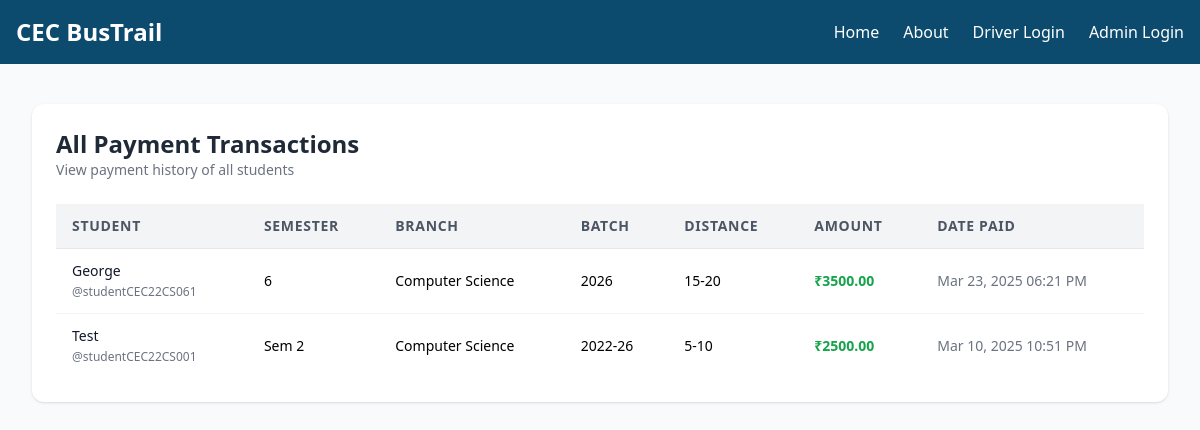
The page /admin_dashboard/payment-transactions/ on the database its author committed.
### home/models.py (models this page shows, shortened)
class Payment(models.Model):
    SEMESTER_CHOICES = [(f'Sem {i}', f'Semester {i}') for i in range(1, 9)]
    DISTANCE_CATEGORIES = [
        ('0-5', '0-5 km'),
        ('5-10', '5-10 km'),
        ('10-15', '10-15 km'),
        ('15-20', '15-20 km'),
        ('20-25', '20-25 km'),
        ('25-30', '25-30 km'),
        ('30-35', '30-35 km'),
        ('35-40', '35-40 km'),
        ('40+', '40+ km'),
    ]
    student = models.ForeignKey(Student, on_delete=models.CASCADE, related_name='payments')
    semester = models.CharField(max_length=10, choices=SEMESTER_CHOICES)
    distance_category = models.CharField(max_length=10, choices=DISTANCE_CATEGORIES, default='0-5')
    fixed_fee = models.DecimalField(max_digits=10, decimal_places=2, blank=True, default=2000)  # Auto-calculated
    date_paid = models.DateTimeField(auto_now_add=True)

class Student(models.Model):
    BRANCH_CHOICES = [
        ('CS', 'Computer Science'),
        ('EC', 'Electronics and Communication'),
        ('EEE', 'Electrical and Electronics'),
        ('AD', 'Artificial Intelligence & Data Science'),
    ]
    user = models.OneToOneField(User, on_delete=models.CASCADE, related_name='student_profile')
    registered_id = models.CharField(max_length=255, unique=True)
    admission_number = models.CharField(max_length=50, unique=True, blank=True, null=True)
    batch_year = models.CharField(max_length=9)  # Example: '2022-26'
    branch = models.CharField(max_length=5, choices=BRANCH_CHOICES)
    bus = models.ForeignKey(Bus, on_delete=models.SET_NULL, null=True, blank=True, related_name='students')
    bus_stop = models.ForeignKey(BusStop, on_delete=models.SET_NULL, null=True, blank=True)
    semester = models.CharField(max_length=10, blank=True, null=True)

### home/views.py (the view)
# urls.py: path('admin_dashboard/payment-transactions/', views.payment_transactions, name='payment_transactions'),
def payment_transactions(request):
    payments = Payment.objects.select_related('student__user').order_by('-date_paid')
    return render(request, 'payment_transactions.html', {'payments': payments})

### home/templates/payment_transactions.html
{% extends "base.html" %}
{% block content %}
<div class="min-h-screen bg-gray-50 py-10 px-4 sm:px-6 lg:px-8">
    <div class="max-w-6xl mx-auto bg-white p-6 rounded-xl shadow">
        <div class="flex flex-col sm:flex-row sm:items-center sm:justify-between mb-6">
            <div>
                <h2 class="text-2xl font-bold text-gray-800">All Payment Transactions</h2>
                <p class="text-sm text-gray-500">View payment history of all students</p>
            </div>
        </div>
        <div class="overflow-x-auto">
            <table class="min-w-full divide-y divide-gray-200 text-sm">
                <thead class="bg-gray-100 text-gray-600 uppercase tracking-wider">
                    <tr>
                        <th class="px-4 py-3 text-left">Student</th>
                        <th class="px-4 py-3 text-left">Semester</th>
                        <th class="px-4 py-3 text-left">Branch</th>
                        <th class="px-4 py-3 text-left">Batch</th>
                        <th class="px-4 py-3 text-left">Distance</th>
                        <th class="px-4 py-3 text-left">Amount</th>
                        <th class="px-4 py-3 text-left">Date Paid</th>
                    </tr>
                </thead>
                <tbody class="bg-white divide-y divide-gray-100">
                    {% for payment in payments %}
                        <tr class="hover:bg-gray-50">
                            <td class="px-4 py-3 font-medium text-gray-900">
                                {{ payment.student.user.get_full_name }}<br>
                                <span class="text-xs text-gray-500">@{{ payment.student.user.username }}</span>
                            </td>
                            <td class="px-4 py-3">{{ payment.semester }}</td>
                            <td class="px-4 py-3">{{ payment.student.get_branch_display }}</td>
                            <td class="px-4 py-3">{{ payment.student.batch_year }}</td>
                            <td class="px-4 py-3">{{ payment.distance_category }}</td>
                            <td class="px-4 py-3 font-semibold text-green-600">₹{{ payment.fixed_fee }}</td>
                            <td class="px-4 py-3 text-gray-500">{{ payment.date_paid|date:"M d, Y h:i A" }}</td>
                        </tr>
                    {% empty %}
                        <tr>
                            <td colspan="7" class="text-center py-6 text-gray-400">No payments found.</td>
                        </tr>
                    {% endfor %}
                </tbody>
            </table>
        </div>
    </div>
</div>
{% endblock %}

### rows shown on the page
Payment: student.user.get_full_name "George", student.user.username "studentCEC22CS061", semester "6", student.branch "Computer Science", student.batch_year "2026", distance_category "15-20", fixed_fee "3500.00", date_paid "Mar 23, 2025 06:21 PM"
Payment: student.user.get_full_name "Test", student.user.username "studentCEC22CS001", semester "Sem 2", student.branch "Computer Science", student.batch_year "2022-26", distance_category "5-10", fixed_fee "2500.00", date_paid "Mar 10, 2025 10:51 PM"
